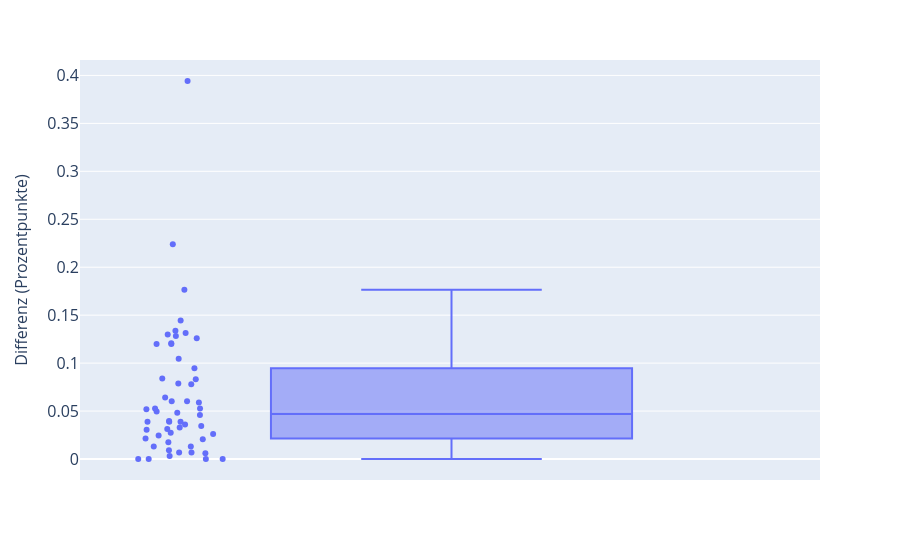

Source (notebook cell):
### Code cell
meta_plot = results.copy()
meta_plot['diff_abs'] = abs(meta_plot['diff'])

fig = px.box(
    meta_plot,
    y = 'diff_abs',
    hover_data = [meta_plot.index],
    points = 'all',
    labels = {'diff_abs' : 'Differenz (Prozentpunkte)'}
)

fig.update_layout(
    xaxis=dict(tickfont=dict(size=16), titlefont=dict(size=16)),
    yaxis=dict(tickfont=dict(size=16), titlefont=dict(size=16)),
)

fig.show()

### Figure 1 — Plotly figure (JSON) as saved in the notebook; plotly's stock layout.template omitted (floating-point values rounded to 4 significant figures)
{"data": [{"alignmentgroup": "True", "boxpoints": "all", "customdata": [["geschichtslyrik"], ["empirisch"], ["theoretisch"], ["ballade"], ["sonett"], ["lied"], ["rollengedicht"], ["denkmal"], ["nogenre"], ["sprechinstanz_markiert"], ["sprechinstanz_nicht_in_vergangenheit"], ["sprechinstanz_in_vergangenheit"], ["sprechakt_erzaehlen_vorhanden"], ["sprechakt_beschreiben_vorhanden"], ["sprechakt_behaupten_vorhanden"], ["sprechakt_auffordern_vorhanden"], ["sprechakt_fragen_vorhanden"], ["praesens_vorhanden"], ["praeteritum_vorhanden"], ["praesens_praeteritum_vorhanden"], ["futur_vorhanden"], ["in_hohem_mass_konkret"], ["wissen_identisch"], ["unwissend"], ["wissend"], ["gegenwartsdominant"], ["fixierbarkeit"], ["antike"], ["mittelalter"], ["neuzeit"], ["anachronismus"], ["gegenwartsbezug"], ["behandelt_deutschen_mittelraum"], ["behandelt_aussereuropa"], ["ereignis"], ["zustand"], ["krieg"], ["politik"], ["religion"], ["tod"], ["liebe"], ["nation_volk_d"], ["nationalismus"], ["heroismus"], ["religiositaet"], ["persmarker_vorhanden"], ["zeitmarker_vorhanden"], ["ortmarker_vorhanden"], ["objektmarker_vorhanden"], ["ueberlieferung"], ["geschichtsauffassung"], ["reim"], ["metrum"], ["verfremdung"]], "hovertemplate": "Differenz (Prozentpunkte)=%{y}<br>index=%{customdata[0]}<extra></extra>", "legendgroup": "", "marker": {"color": "#636efa"}, "name": "", "notched": false, "offsetgroup": "", "orientation": "v", "showlegend": false, "type": "box", "x0": " ", "xaxis": "x", "y": [0, 0, 0.006112, 0.1337, 0.01299, 0.07869, 0.06035, 0.01299, 0.06035, 0.003056, 0.02445, 0.02139, 0.03438, 0.009167, 0.03132, 0.03896, 0.03285, 0.01757, 0.03056, 0.04813, 0, 0.1444, 0.02063, 0.006875, 0.03896, 0.05271, 0.09473, 0.006875, 0.1261, 0.1199, 0.05195, 0.0275, 0.04966, 0.02597, 0.2238, 0.1207, 0.3942, 0.03896, 0.03972, 0.06417, 0.1299, 0, 0.04584, 0.05271, 0.1765, 0.1199, 0.03591, 0.1314, 0.1283, 0.08327, 0.1047, 0.07792, 0.08403, 0.05882], "y0": " ", "yaxis": "y"}], "layout": {"autosize": true, "boxmode": "group", "legend": {"tracegroupgap": 0}, "margin": {"t": 60}, "xaxis": {"anchor": "y", "autorange": true, "domain": [0, 1], "range": [-0.5056, 0.5], "tickfont": {"size": 16}, "title": {"font": {"size": 16}}, "type": "category"}, "yaxis": {"anchor": "x", "autorange": true, "domain": [0, 1], "range": [-0.0219, 0.4161], "tickfont": {"size": 16}, "title": {"font": {"size": 16}, "text": "Differenz (Prozentpunkte)"}, "type": "linear"}}}
